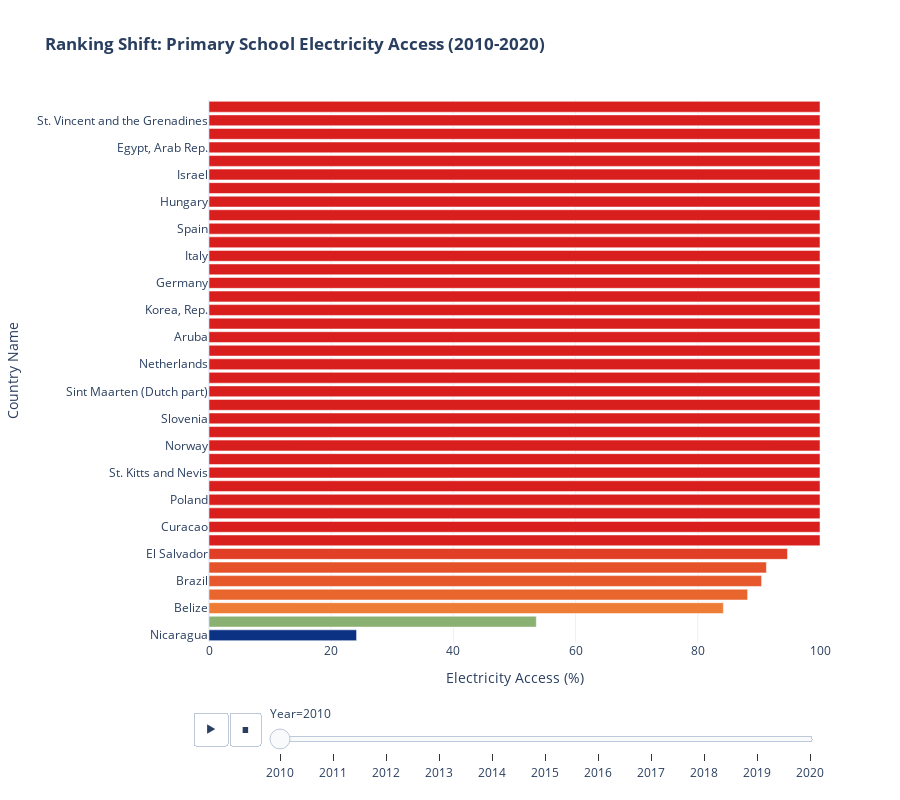

Notebook code for this chart:
### Markdown cell above
## 4. 🚀 Dynamic Growth: The Animated Bar Race
This visualization shows the shifting rankings of countries over time. It identifies the most successful 'leapfroggers'—nations that have rapidly improved their infrastructure.

### Code cell
# Focus on a subset of years and countries for a clearer animation
animation_subset = map_data[map_data['Year'] >= 2010]

fig = px.bar(
    animation_subset,
    x="Electricity Access (%)",
    y="Country Name",
    animation_frame="Year",
    orientation='h',
    range_x=[0, 100],
    color="Electricity Access (%)",
    color_continuous_scale="Portland",
    title="<b>Ranking Shift: Primary School Electricity Access (2010-2020)</b>",
    template=TEMPLATE
)

fig.update_layout(
    yaxis={'categoryorder':'total ascending'},
    height=800,
    margin=dict(t=100),
    coloraxis_showscale=False
)

fig.show()

### Figure 1 — Plotly figure (JSON) as saved in the notebook; plotly's stock layout.template omitted (floating-point values rounded to 4 significant figures)
{"data": [{"hovertemplate": "Year=2010<br>Electricity Access (%)=%{marker.color}<br>Country Name=%{y}<extra></extra>", "legendgroup": "", "marker": {"color": [91.23, 100.0, 100.0, 100.0, 100.0, 100.0, 100.0, 100.0, 100.0, 100.0, 100.0, 100.0, 84.18, 100.0, 100.0, 100.0, 53.57, 100.0, 100.0, 100.0, 100.0, 100.0, 100.0, 90.44, 88.15, 100.0, 24.15, 100.0, 100.0, 100.0, 100.0, 100.0, 100.0, 100.0, 100.0, 100.0, 94.68, 100.0, 100.0, 100.0], "coloraxis": "coloraxis", "pattern": {"shape": ""}}, "name": "", "orientation": "h", "showlegend": false, "textposition": "auto", "type": "bar", "x": [91.23, 100.0, 100.0, 100.0, 100.0, 100.0, 100.0, 100.0, 100.0, 100.0, 100.0, 100.0, 84.18, 100.0, 100.0, 100.0, 53.57, 100.0, 100.0, 100.0, 100.0, 100.0, 100.0, 90.44, 88.15, 100.0, 24.15, 100.0, 100.0, 100.0, 100.0, 100.0, 100.0, 100.0, 100.0, 100.0, 94.68, 100.0, 100.0, 100.0], "xaxis": "x", "y": ["Paraguay", "Cuba", "Curacao", "Estonia", "Poland", "Portugal", "St. Kitts and Nevis", "Denmark", "Norway", "Cayman Islands", "Slovenia", "Grenada", "Belize", "Sint Maarten (Dutch part)", "Belgium", "Netherlands", "Venezuela, RB", "Turks and Caicos Islands", "Aruba", "Antigua and Barbuda", "Korea, Rep.", "Jamaica", "Germany", "Brazil", "Costa Rica", "British Virgin Islands", "Nicaragua", "Italy", "France", "Spain", "Mauritius", "Hungary", "Finland", "Israel", "Dominica", "Egypt, Arab Rep.", "El Salvador", "St. Lucia", "St. Vincent and the Grenadines", "Australia"], "yaxis": "y"}], "layout": {"barmode": "relative", "coloraxis": {"colorbar": {"title": {"text": "Electricity Access (%)"}}, "colorscale": [[0, "rgb(12,51,131)"], [0.25, "rgb(10,136,186)"], [0.5, "rgb(242,211,56)"], [0.75, "rgb(242,143,56)"], [1, "rgb(217,30,30)"]], "showscale": false}, "height": 800, "legend": {"tracegroupgap": 0}, "margin": {"t": 100}, "sliders": [{"active": 0, "currentvalue": {"prefix": "Year="}, "len": 0.9, "pad": {"b": 10, "t": 60}, "steps": [{"args": [["2010"], {"frame": {"duration": 0, "redraw": true}, "fromcurrent": true, "mode": "immediate", "transition": {"duration": 0, "easing": "linear"}}], "label": "2010", "method": "animate"}, {"args": [["2011"], {"frame": {"duration": 0, "redraw": true}, "fromcurrent": true, "mode": "immediate", "transition": {"duration": 0, "easing": "linear"}}], "label": "2011", "method": "animate"}, {"args": [["2012"], {"frame": {"duration": 0, "redraw": true}, "fromcurrent": true, "mode": "immediate", "transition": {"duration": 0, "easing": "linear"}}], "label": "2012", "method": "animate"}, {"args": [["2013"], {"frame": {"duration": 0, "redraw": true}, "fromcurrent": true, "mode": "immediate", "transition": {"duration": 0, "easing": "linear"}}], "label": "2013", "method": "animate"}, {"args": [["2014"], {"frame": {"duration": 0, "redraw": true}, "fromcurrent": true, "mode": "immediate", "transition": {"duration": 0, "easing": "linear"}}], "label": "2014", "method": "animate"}, {"args": [["2015"], {"frame": {"duration": 0, "redraw": true}, "fromcurrent": true, "mode": "immediate", "transition": {"duration": 0, "easing": "linear"}}], "label": "2015", "method": "animate"}, {"args": [["2016"], {"frame": {"duration": 0, "redraw": true}, "fromcurrent": true, "mode": "immediate", "transition": {"duration": 0, "easing": "linear"}}], "label": "2016", "method": "animate"}, {"args": [["2017"], {"frame": {"duration": 0, "redraw": true}, "fromcurrent": true, "mode": "immediate", "transition": {"duration": 0, "easing": "linear"}}], "label": "2017", "method": "animate"}, {"args": [["2018"], {"frame": {"duration": 0, "redraw": true}, "fromcurrent": true, "mode": "immediate", "transition": {"duration": 0, "easing": "linear"}}], "label": "2018", "method": "animate"}, {"args": [["2019"], {"frame": {"duration": 0, "redraw": true}, "fromcurrent": true, "mode": "immediate", "transition": {"duration": 0, "easing": "linear"}}], "label": "2019", "method": "animate"}, {"args": [["2020"], {"frame": {"duration": 0, "redraw": true}, "fromcurrent": true, "mode": "immediate", "transition": {"duration": 0, "easing": "linear"}}], "label": "2020", "method": "animate"}], "x": 0.1, "xanchor": "left", "y": 0, "yanchor": "top"}], "title": {"text": "<b>Ranking Shift: Primary School Electricity Access (2010-2020)</b>"}, "updatemenus": [{"buttons": [{"args": [null, {"frame": {"duration": 500, "redraw": true}, "fromcurrent": true, "mode": "immediate", "transition": {"duration": 500, "easing": "linear"}}], "label": "&#9654;", "method": "animate"}, {"args": [[null], {"frame": {"duration": 0, "redraw": true}, "fromcurrent": true, "mode": "immediate", "transition": {"duration": 0, "easing": "linear"}}], "label": "&#9724;", "method": "animate"}], "direction": "left", "pad": {"r": 10, "t": 70}, "showactive": false, "type": "buttons", "x": 0.1, "xanchor": "right", "y": 0, "yanchor": "top"}], "xaxis": {"anchor": "y", "domain": [0, 1], "range": [0, 100], "title": {"text": "Electricity Access (%)"}}, "yaxis": {"anchor": "x", "categoryorder": "total ascending", "domain": [0, 1], "title": {"text": "Country Name"}}}}
